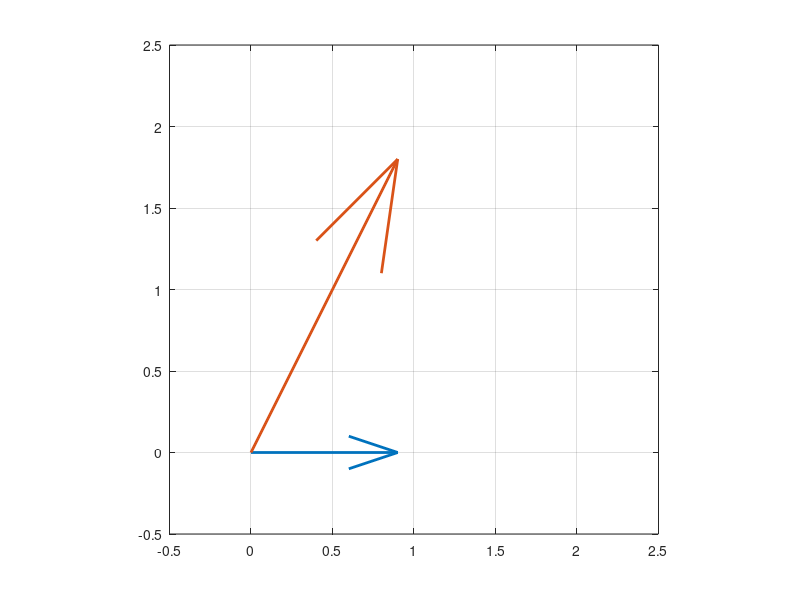
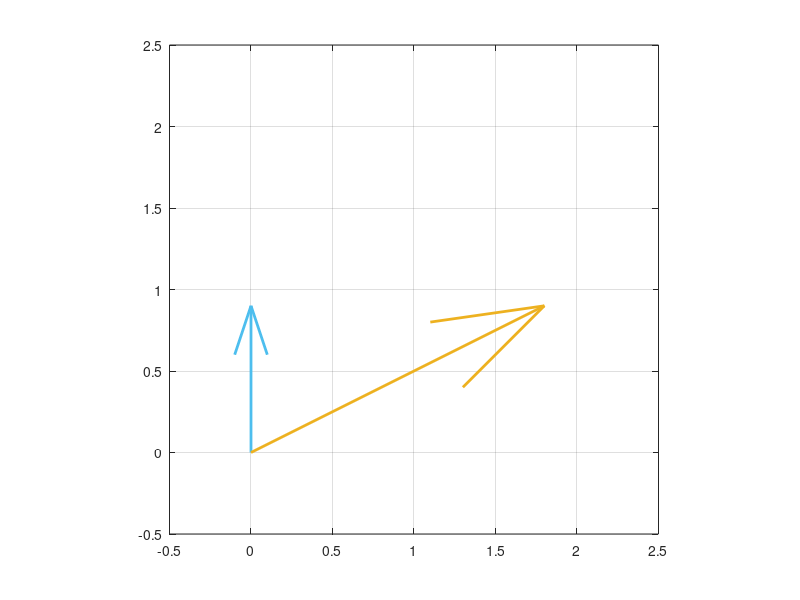

Recreate these plots in MATLAB, in order.
clc;
clear all;
close all;
clf;

axis_low = -0.5;
axis_high = 2.5;

A = [1, 2; 2, 1]
x1 = [1; 0]
x2 = [0; 1]
Ax1 = A*x1
Ax2 = A*x2

#fig = figure();
fig1 = figure();
#   subplot(1, 2, 1);
hold on
#   plot([0, x1(1)], [0, x1(2)], "linewidth", 2, "color", [0 0.4470 0.7410], ";x1;")
#   plot(0, 0, "color", [0 0.4470 0.7410], ";x1;")
quiver(0, 0, x1(1), x1(2), "linewidth", 2, "color", [0 0.4470 0.7410])
hold on
#   plot([0, Ax1(1)], [0, Ax1(2)], "linewidth", 2, "color", [0.8500 0.3250 0.0980], ";Ax1;")
#   plot(0, 0, "color", [0.8500 0.3250 0.0980], ";A*x1;")
quiver(0, 0, Ax1(1), Ax1(2), "linewidth", 2, "color", [0.8500 0.3250 0.0980])
grid on;
box on;
axis ([axis_low, axis_high, axis_low, axis_high], "square");
print(fig1,'-dpngalpha', '-r300', 'x1.png');

fig2 = figure();
#   subplot(1, 2, 2);
hold on
#   plot([0, x2(1)], [0, x2(2)], "linewidth", 2, "color", [0.3010 0.7450 0.9330], ";x2;")
#   plot(0, 0, "color", [0.3010 0.7450 0.9330], ";x2;")
quiver(0, 0, x2(1), x2(2), "linewidth", 2, "color", [0.3010 0.7450 0.9330])
hold on
#   plot([0, Ax2(1)], [0, Ax2(2)], "linewidth", 2, "color", [0.9290 0.6940 0.1250], ";A*x2;");
#   plot(0, 0, "color", [0.9290 0.6940 0.1250], ";A*x2;")
quiver(0, 0, Ax2(1), Ax2(2), "linewidth", 2, "color", [0.9290 0.6940 0.1250])
grid on;
box on;
axis ([axis_low, axis_high, axis_low, axis_high], "square");
print(fig2,'-dpngalpha', '-r300', 'x2.png');

#print(fig,'-dpngalpha', '-r300', 'x.png');
